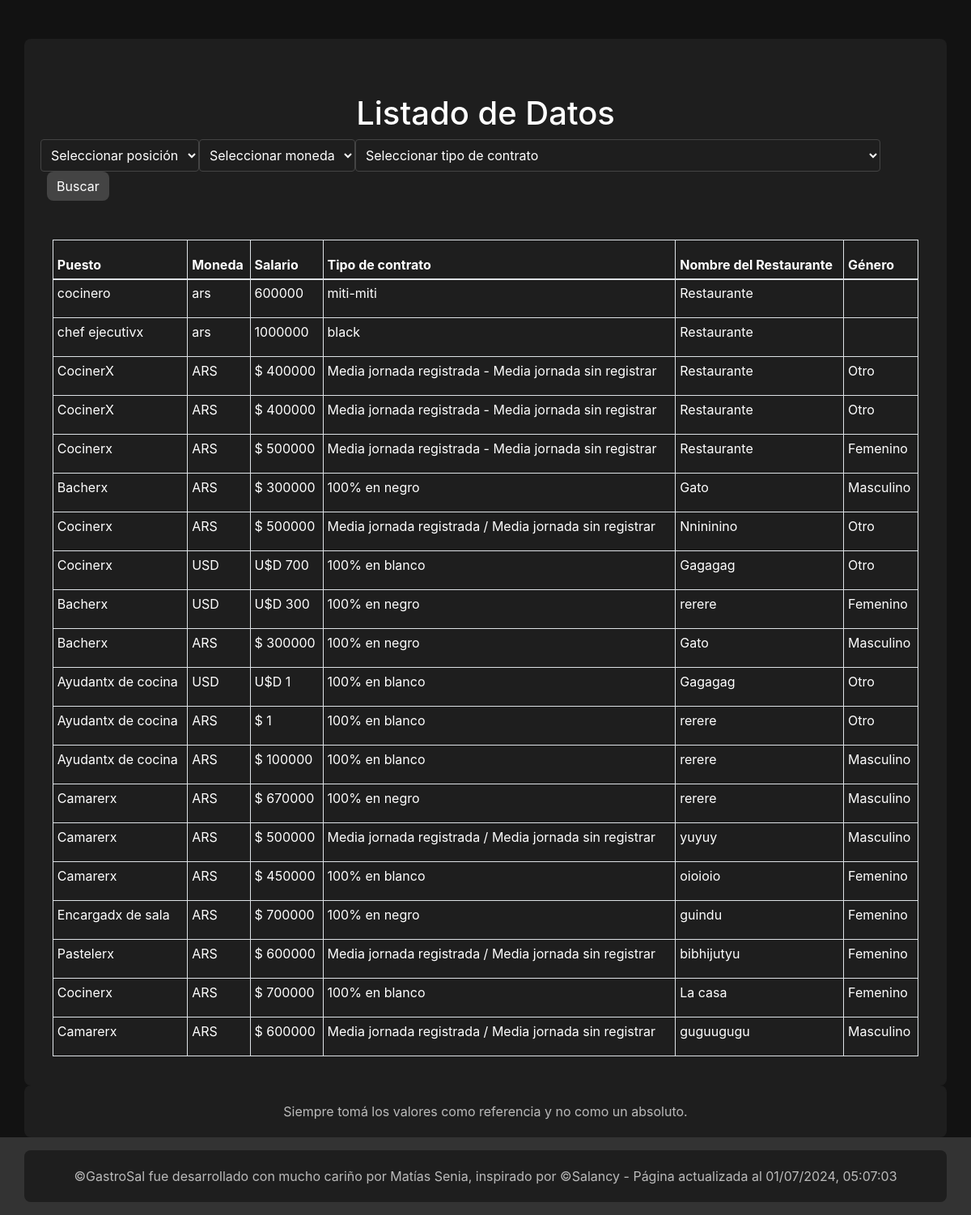
/data_list/, run on an earlier commit of the app's database.
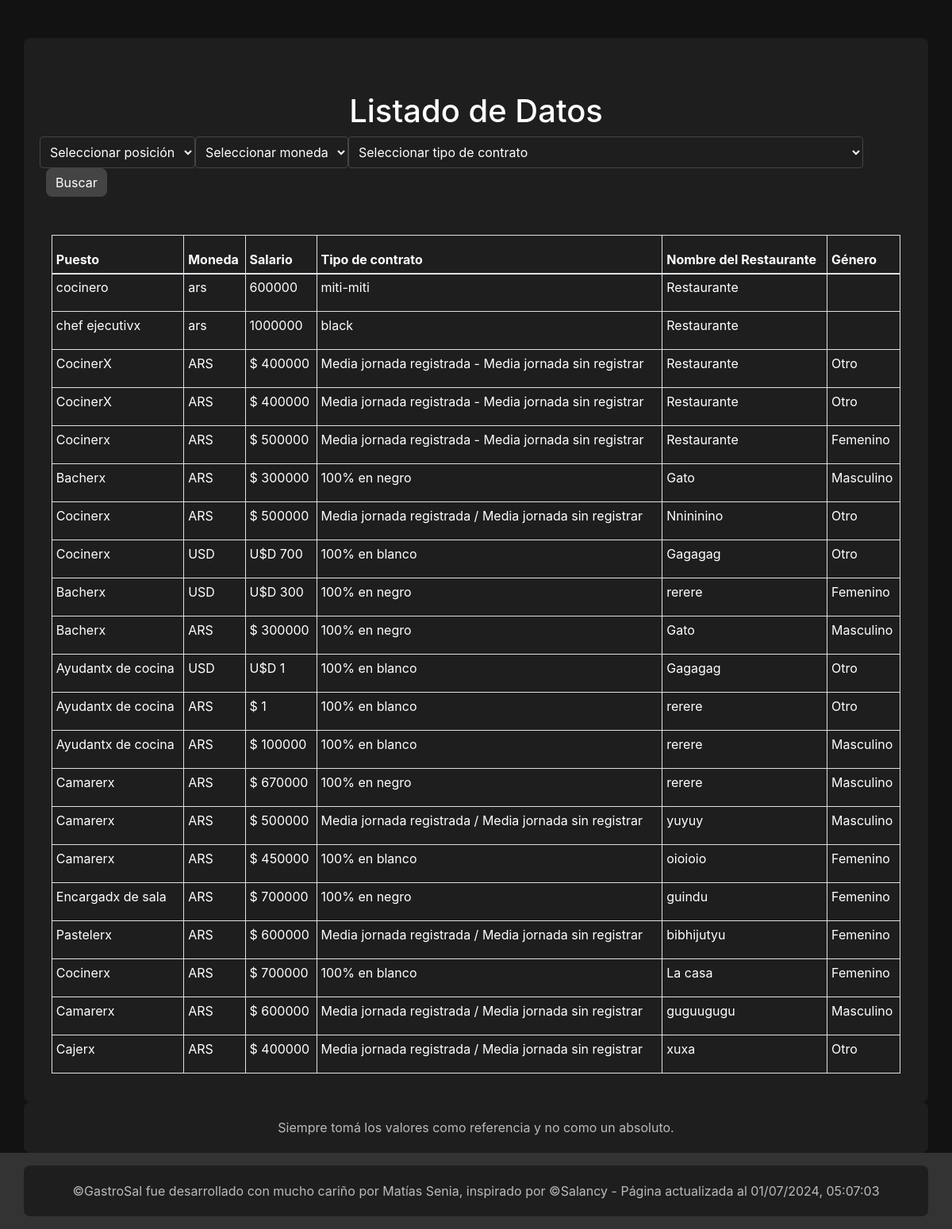
And on a later commit of the database.
### jobdata/models.py (models this page shows, shortened)
class JobData(models.Model):
    POSITION_CHOICES = [
        ('Bacherx', 'Bacherx'),
        ('Ayudantx de cocina', 'Ayudantx de cocina'),
        ('Cocinerx', 'Cocinerx'),
        ('Pastelerx', 'Pastelerx'),
        ('Jefx de pastelería', 'Jefx de pastelería'),
        ('Jefx de cocina', 'Jefx de cocina'),
        ('Sommelier', 'Sommelier'),
        ('Camarerx', 'Camarerx'),
        ('Encargadx de sala', 'Encargado de sala'),
        ('Chef ejecutivx', 'Chef ejecutivo'),
        ('Cajerx', 'Cajerx'),
    ]
    CURRENCY_CHOICES = [
        ('USD', 'USD'),
        ('ARS', 'ARS'),
    ]
    CONTRACT_CHOICES = [
        ('100% en blanco', 'En blanco(Trabajo 100% registrado)'),
        ('100% en negro', 'En negro(Trabajo sin registrar)'),
        ('Media jornada registrada / Media jornada sin registrar', 'Media jornada de trabajo registrado, la otra media jornada sin registrar)')
    ]
    GENDER_CHOICES = [
        ('Masculino', 'Masculino'),
        ('Femenino', 'Femenino'),
        ('Otro', 'Otro'),
    ]
    position = models.CharField(max_length=50, choices=POSITION_CHOICES)
    currency = models.CharField(max_length=3, choices=CURRENCY_CHOICES)
    salary = models.DecimalField(max_digits=10, decimal_places=0, validators=[MinValueValidator(1)])
    contract_type = models.CharField(max_length=100, choices=CONTRACT_CHOICES)
    restaurant_name = models.CharField(max_length=100)
    gender = models.CharField(max_length=10, choices=GENDER_CHOICES)

### jobdata/views.py (the view)
# urls.py: path('data_list/', views.data_list, name='data_list'),
def data_list(request):
    data = JobData.objects.all()
    category_counts = JobData.objects.values('position').annotate(count=Count('position'))
    if request.method == 'GET':
        form = JobDataFilterForm(request.GET)
        if form.is_valid():
            position = form.cleaned_data.get('position')
            currency = form.cleaned_data.get('currency')
            contract_type = form.cleaned_data.get('contract_type')
            if position:
                data = data.filter(position=position)
            if currency:
                data = data.filter(currency=currency)
            if contract_type:
                data = data.filter(contract_type=contract_type)
    else:
        form = JobDataFilterForm()
    now = datetime.now()
    context = {
        'data': data,
        'form': form,
        'date': now.strftime("%d/%m/%Y"),
        'time': now.strftime("%H:%M:%S")
    }
    return render(request, 'jobdata/data_list.html', context)

### jobdata/templates/jobdata/data_list.html (shortened to what this page needs)
{% extends "jobdata/base.html" %}
{% load form_tags %}
{% block content %}
<div class="mt-5">
    <h1>Listado de Datos</h1>
    <form method="GET" class="form-inline mb-4">
        {{ form.position }}
        {{ form.currency }}
        {{ form.contract_type }}
        <button type="submit" class="btn btn-primary ml-2">Buscar</button>
    </form>
    <div class="container-fluid mt-5">
        <div class="table-responsive">
            <table class="table table-bordered table-hover table-sm">
                <thead>
                    <tr>
                        <th>Puesto</th>
                        <th>Moneda</th>
                        <th>Salario</th>
                        <th>Tipo de contrato</th>
                        <th>Nombre del Restaurante</th>
                        <th>Género</th>
                    </tr>
                </thead>
                <tbody>
                    {% for item in data %}
                        <tr>
                            <td>{{ item.position }}</td>
                            <td>{{ item.currency }}</td>
                            <td>
                                {% if item.currency == "ARS" %}
                                    $ {{ item.salary }}
                                {% elif item.currency == "USD" %}
                                    U$D {{ item.salary }}
                                {% else %}
                                    {{ item.salary }}
                                {% endif %}
                            </td>
                            <td>{{ item.contract_type }}</td>
                            <td>{{ item.restaurant_name }}</td>
                            <td>{{ item.gender }}</td>
                        </tr>
                    {% empty %}
                        <tr>
                            <td colspan="6">No se encontraron datos.</td>
                        </tr>
                    {% endfor %}
                </tbody>
            </table>
        </div>
    </div>
</div>
{% endblock %}

What changed in the data, as far as the page shows it:
added JobData: position "Cajerx", currency "ARS", salary "400000", contract_type "Media jornada registrada / Media jornada sin registrar", restaurant_name "xuxa", gender "Otro"
